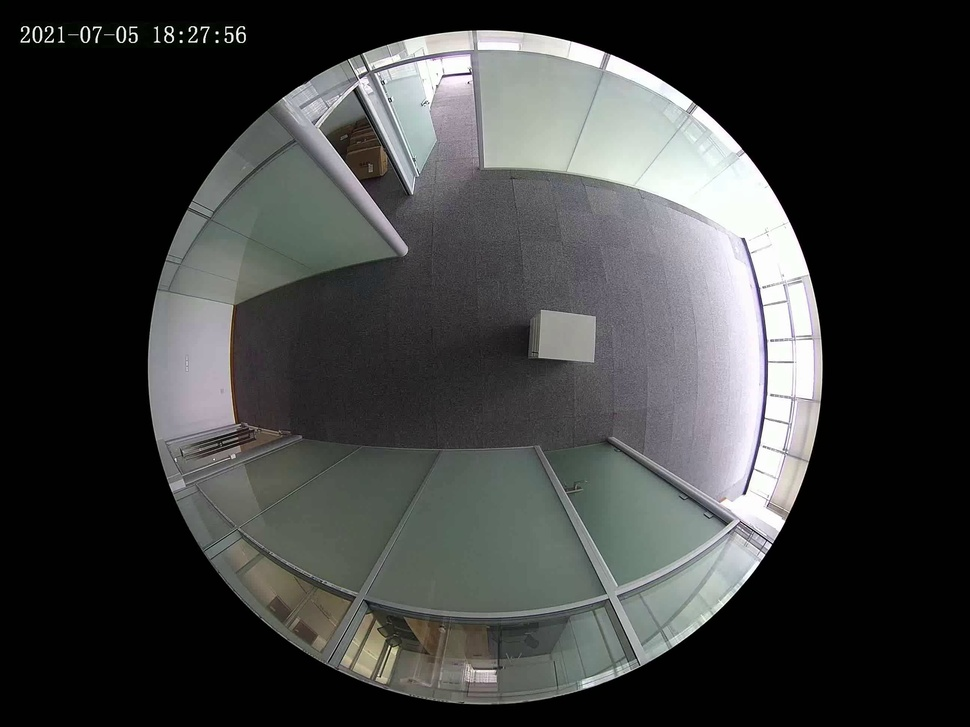
#> input picture images/0.jpg, 970 x 727 px, shrunk from 2592 x 1944 before the run
$ python calibrate_4.py
#> lines starting #> are read from the running program, lines starting #| are printed output that depends on the picture; after the words box and inside, x2 and y2 are one past the last pixel; in counts of white or black regions, pixels touching at a corner belong together
#> further down, image is the input picture: shape (727, 970, 3); mean B, G, R 62.4, 63.2, 62
import cv2
import numpy as np
from tqdm import tqdm


def get_useful_area(image):
    image_gray=cv2.cvtColor(image,cv2.COLOR_BGR2GRAY)
    _,image_binary=cv2.threshold(image_gray,0,255,cv2.THRESH_BINARY+cv2.THRESH_OTSU)
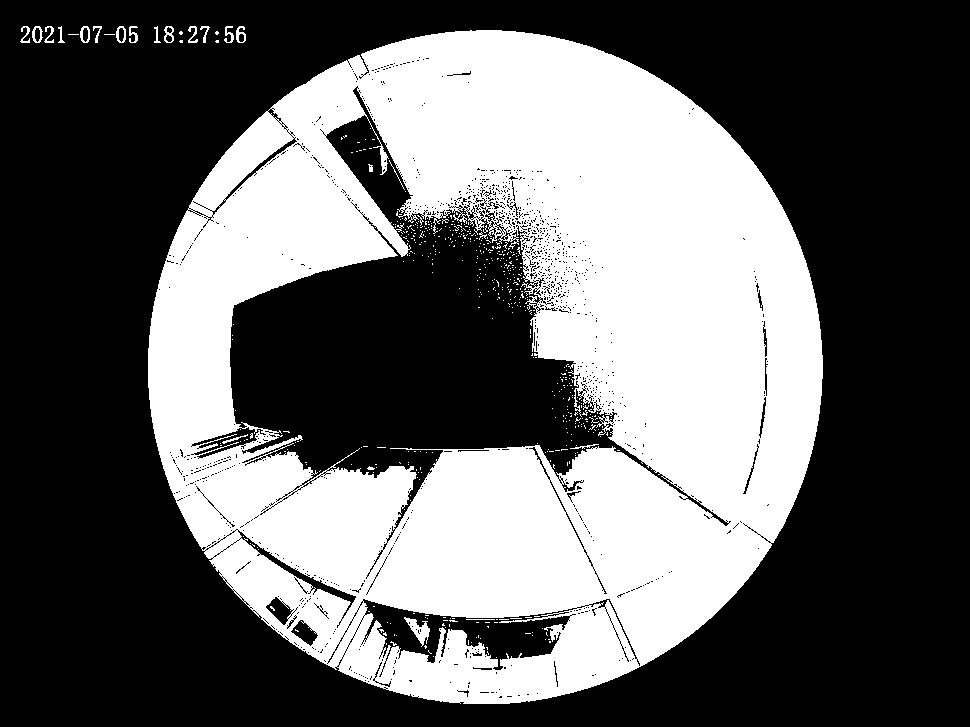
#> image_binary: shape (727, 970); 38.9% white; 517 white regions (494 under 20 px)
    contours,_=cv2.findContours(image_binary,cv2.RETR_TREE,cv2.CHAIN_APPROX_SIMPLE)
#> contours = 2617 contours, 2530 with area under 20; largest, box (x1, y1, x2, y2) and area: (148, 30, 823, 704) 356248, (229, 85, 730, 530) 72644, (362, 598, 578, 671) 6986, (191, 426, 267, 459) 967, (237, 529, 357, 620) 945
    contour_fisheye=sorted(contours, key=cv2.contourArea, reverse=True)[0]
#> contour_fisheye = contour of 1036 points, box (x1, y1, x2, y2) (148, 30, 823, 704), area 356248
    center, radius = cv2.minEnclosingCircle(contour_fisheye)
#> center = (484.9, 366.9); radius = 337.5
    mask=np.zeros_like(image, dtype=np.uint8)
    mask=cv2.circle(mask, (int(center[0]), int(center[1])), int(radius), (1,1,1),-1)
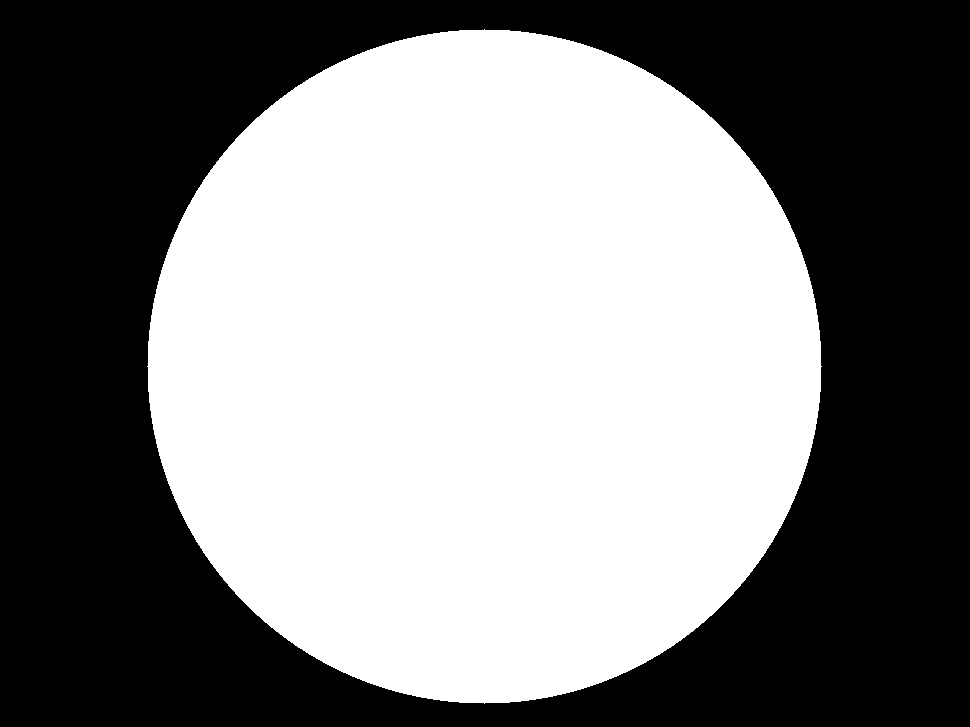
#> mask: shape (727, 970, 3); values 0 (black) and 1 (white), 50.6% white; 1 black region, box (x1, y1, x2, y2) and area: (0, 0, 970, 727) 348465
    image_useful=image*mask
    image_fisheye=image_useful[int(center[1])-int(radius):int(center[1])+int(radius),int(center[0])-int(radius):int(center[0])+int(radius),:]
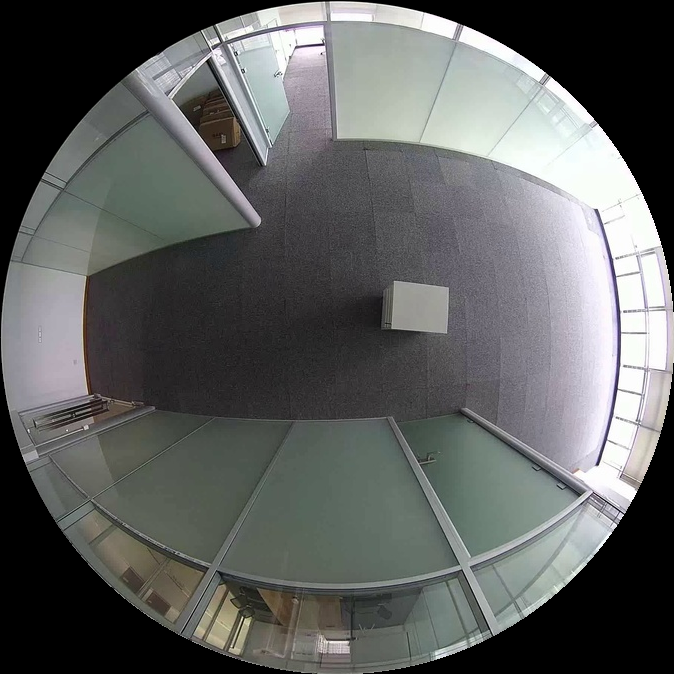
#> image_fisheye: shape (674, 674, 3); mean B, G, R 95.2, 96.3, 94.4
    return image_fisheye

##载入任意一张原图
image=cv2.imread('./images/0.jpg')
##提取有效圆形区域
image=get_useful_area(image)

if image.shape[0]!=image.shape[1]:
    raise ValueError('Image width isn\'t equal to height!')
##计算mapx和mapy并保存
R=image.shape[0]//2
#> R = 337
mapx=np.zeros([2*R,2*R],dtype=np.float32)
mapy=np.zeros([2*R,2*R],dtype=np.float32)
for i in tqdm(range(mapx.shape[0])):
    for j in range(mapx.shape[1]):
        mapx[i,j]=j
        mapy[i,j]=(i-R)/R*(R**2-(j-R)**2)**0.5+R
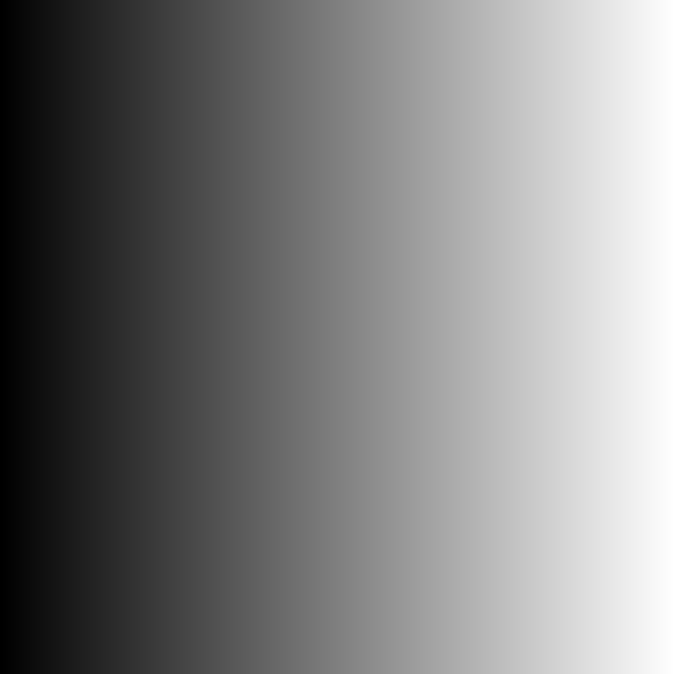
#> mapx: shape (674, 674) float32; min 0, max 673, mean 336.5; drawn with min black and max white
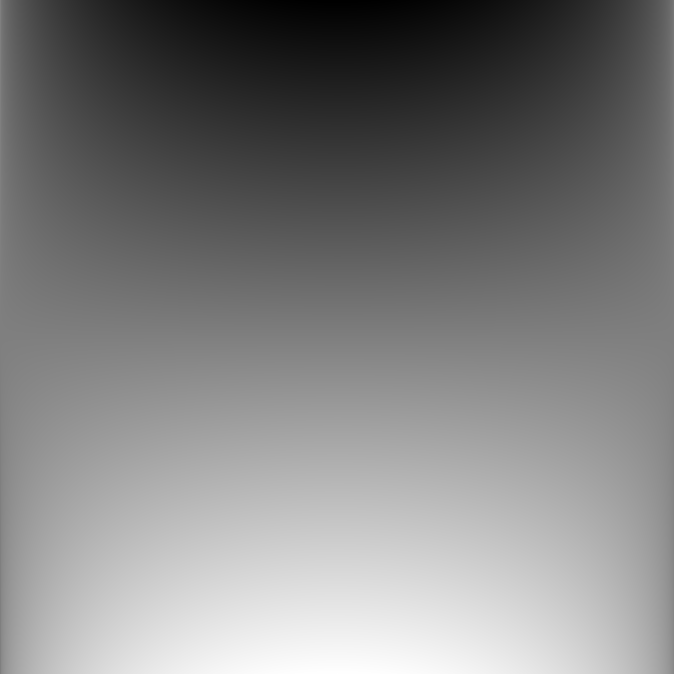
#> mapy: shape (674, 674) float32; min 0, max 673, mean 336.6; drawn with min black and max white
np.save('./npy/mapx.npy',mapx)
np.save('./npy/mapy.npy',mapy)


##载入remap矩阵和鱼眼原图，提取有效区域并做矫正
mapx=np.load('./npy/mapx.npy')
mapy=np.load('./npy/mapy.npy')
image=cv2.imread('./images/0.jpg')
image=get_useful_area(image)
image_remap=cv2.remap(image, mapx, mapy, interpolation=cv2.INTER_LINEAR,borderMode=cv2.BORDER_CONSTANT)
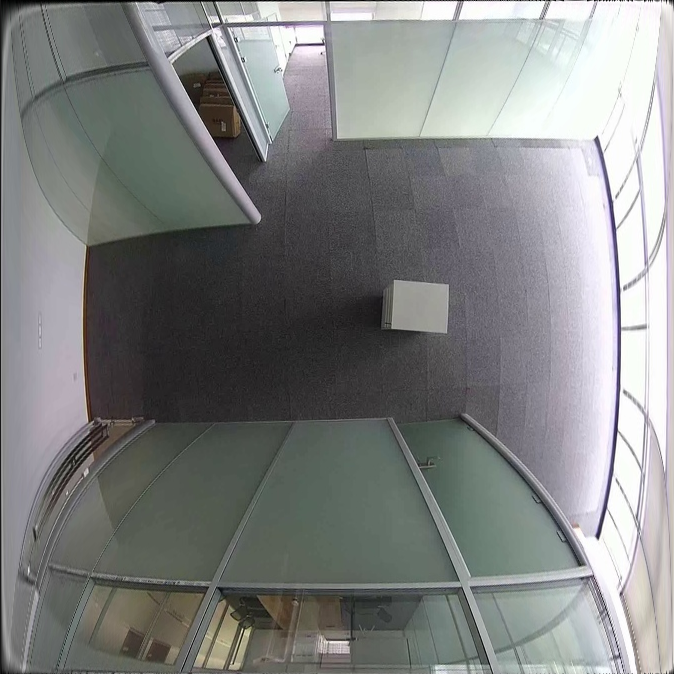
#> image_remap: shape (674, 674, 3); mean B, G, R 129.4, 130.2, 128.3
cv2.imwrite('./images/4.jpg',image_remap)
